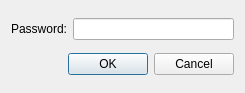
<?xml version="1.0" encoding="UTF-8"?>
<ui version="4.0">
 <class>PasswordInputDialog</class>
 <widget class="QDialog" name="PasswordInputDialog">
  <property name="geometry">
   <rect>
    <x>0</x>
    <y>0</y>
    <width>245</width>
    <height>93</height>
   </rect>
  </property>
  <property name="windowTitle">
   <string>Dialog</string>
  </property>
  <layout class="QVBoxLayout" name="verticalLayout">
   <item>
    <layout class="QGridLayout" name="gridLayout">
     <item row="0" column="0">
      <widget class="QLabel" name="label">
       <property name="text">
        <string>Password:</string>
       </property>
       <property name="alignment">
        <set>Qt::AlignRight|Qt::AlignTrailing|Qt::AlignVCenter</set>
       </property>
      </widget>
     </item>
     <item row="0" column="1">
      <widget class="QLineEdit" name="txtPassword">
       <property name="echoMode">
        <enum>QLineEdit::Password</enum>
       </property>
      </widget>
     </item>
    </layout>
   </item>
   <item>
    <widget class="QDialogButtonBox" name="buttonBox">
     <property name="orientation">
      <enum>Qt::Horizontal</enum>
     </property>
     <property name="standardButtons">
      <set>QDialogButtonBox::Cancel|QDialogButtonBox::Ok</set>
     </property>
    </widget>
   </item>
  </layout>
 </widget>
 <resources/>
 <connections/>
</ui>
